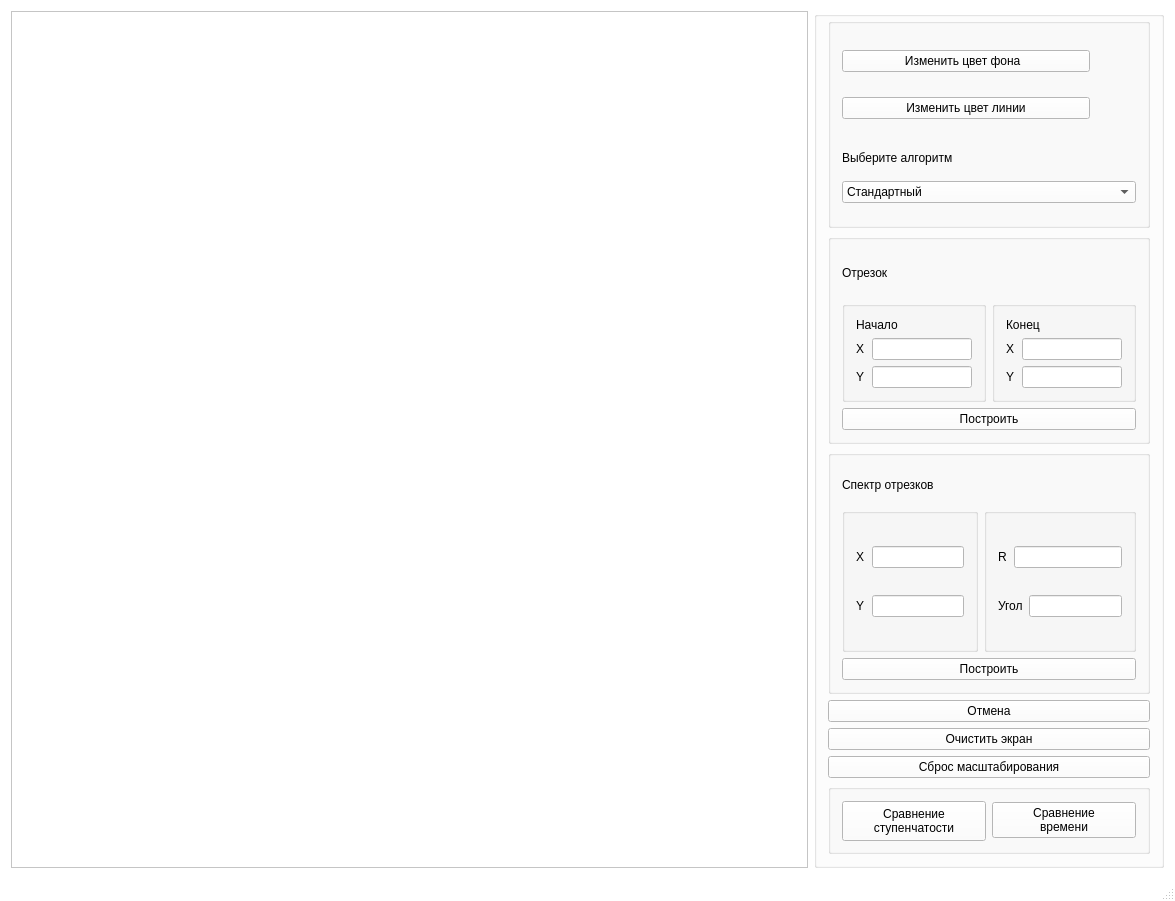
<?xml version="1.0" encoding="UTF-8"?>
<ui version="4.0">
 <class>MainWindow</class>
 <widget class="QMainWindow" name="MainWindow">
  <property name="geometry">
   <rect>
    <x>0</x>
    <y>0</y>
    <width>1175</width>
    <height>901</height>
   </rect>
  </property>
  <property name="minimumSize">
   <size>
    <width>1100</width>
    <height>750</height>
   </size>
  </property>
  <property name="palette">
   <palette>
    <active>
     <colorrole role="WindowText">
      <brush brushstyle="SolidPattern">
       <color alpha="255">
        <red>0</red>
        <green>0</green>
        <blue>0</blue>
       </color>
      </brush>
     </colorrole>
     <colorrole role="Button">
      <brush brushstyle="SolidPattern">
       <color alpha="255">
        <red>255</red>
        <green>255</green>
        <blue>255</blue>
       </color>
      </brush>
     </colorrole>
     <colorrole role="Light">
      <brush brushstyle="SolidPattern">
       <color alpha="255">
        <red>255</red>
        <green>255</green>
        <blue>255</blue>
       </color>
      </brush>
     </colorrole>
     <colorrole role="Midlight">
      <brush brushstyle="SolidPattern">
       <color alpha="255">
        <red>255</red>
        <green>255</green>
        <blue>255</blue>
       </color>
      </brush>
     </colorrole>
     <colorrole role="Dark">
      <brush brushstyle="SolidPattern">
       <color alpha="255">
        <red>127</red>
        <green>127</green>
        <blue>127</blue>
       </color>
      </brush>
     </colorrole>
     <colorrole role="Mid">
      <brush brushstyle="SolidPattern">
       <color alpha="255">
        <red>170</red>
        <green>170</green>
        <blue>170</blue>
       </color>
      </brush>
     </colorrole>
     <colorrole role="Text">
      <brush brushstyle="SolidPattern">
       <color alpha="255">
        <red>0</red>
        <green>0</green>
        <blue>0</blue>
       </color>
      </brush>
     </colorrole>
     <colorrole role="BrightText">
      <brush brushstyle="SolidPattern">
       <color alpha="255">
        <red>255</red>
        <green>255</green>
        <blue>255</blue>
       </color>
      </brush>
     </colorrole>
     <colorrole role="ButtonText">
      <brush brushstyle="SolidPattern">
       <color alpha="255">
        <red>0</red>
        <green>0</green>
        <blue>0</blue>
       </color>
      </brush>
     </colorrole>
     <colorrole role="Base">
      <brush brushstyle="SolidPattern">
       <color alpha="255">
        <red>255</red>
        <green>255</green>
        <blue>255</blue>
       </color>
      </brush>
     </colorrole>
     <colorrole role="Window">
      <brush brushstyle="SolidPattern">
       <color alpha="255">
        <red>255</red>
        <green>255</green>
        <blue>255</blue>
       </color>
      </brush>
     </colorrole>
     <colorrole role="Shadow">
      <brush brushstyle="SolidPattern">
       <color alpha="255">
        <red>0</red>
        <green>0</green>
        <blue>0</blue>
       </color>
      </brush>
     </colorrole>
     <colorrole role="AlternateBase">
      <brush brushstyle="SolidPattern">
       <color alpha="255">
        <red>255</red>
        <green>255</green>
        <blue>255</blue>
       </color>
      </brush>
     </colorrole>
     <colorrole role="ToolTipBase">
      <brush brushstyle="SolidPattern">
       <color alpha="255">
        <red>255</red>
        <green>255</green>
        <blue>220</blue>
       </color>
      </brush>
     </colorrole>
     <colorrole role="ToolTipText">
      <brush brushstyle="SolidPattern">
       <color alpha="255">
        <red>0</red>
        <green>0</green>
        <blue>0</blue>
       </color>
      </brush>
     </colorrole>
     <colorrole role="PlaceholderText">
      <brush brushstyle="SolidPattern">
       <color alpha="128">
        <red>0</red>
        <green>0</green>
        <blue>0</blue>
       </color>
      </brush>
     </colorrole>
    </active>
    <inactive>
     <colorrole role="WindowText">
      <brush brushstyle="SolidPattern">
       <color alpha="255">
        <red>0</red>
        <green>0</green>
        <blue>0</blue>
       </color>
      </brush>
     </colorrole>
     <colorrole role="Button">
      <brush brushstyle="SolidPattern">
       <color alpha="255">
        <red>255</red>
        <green>255</green>
        <blue>255</blue>
       </color>
      </brush>
     </colorrole>
     <colorrole role="Light">
      <brush brushstyle="SolidPattern">
       <color alpha="255">
        <red>255</red>
        <green>255</green>
        <blue>255</blue>
       </color>
      </brush>
     </colorrole>
     <colorrole role="Midlight">
      <brush brushstyle="SolidPattern">
       <color alpha="255">
        <red>255</red>
        <green>255</green>
        <blue>255</blue>
       </color>
      </brush>
     </colorrole>
     <colorrole role="Dark">
      <brush brushstyle="SolidPattern">
       <color alpha="255">
        <red>127</red>
        <green>127</green>
        <blue>127</blue>
       </color>
      </brush>
     </colorrole>
     <colorrole role="Mid">
      <brush brushstyle="SolidPattern">
       <color alpha="255">
        <red>170</red>
        <green>170</green>
        <blue>170</blue>
       </color>
      </brush>
     </colorrole>
     <colorrole role="Text">
      <brush brushstyle="SolidPattern">
       <color alpha="255">
        <red>0</red>
        <green>0</green>
        <blue>0</blue>
       </color>
      </brush>
     </colorrole>
     <colorrole role="BrightText">
      <brush brushstyle="SolidPattern">
       <color alpha="255">
        <red>255</red>
        <green>255</green>
        <blue>255</blue>
       </color>
      </brush>
     </colorrole>
     <colorrole role="ButtonText">
      <brush brushstyle="SolidPattern">
       <color alpha="255">
        <red>0</red>
        <green>0</green>
        <blue>0</blue>
       </color>
      </brush>
     </colorrole>
     <colorrole role="Base">
      <brush brushstyle="SolidPattern">
       <color alpha="255">
        <red>255</red>
        <green>255</green>
        <blue>255</blue>
       </color>
      </brush>
     </colorrole>
     <colorrole role="Window">
      <brush brushstyle="SolidPattern">
       <color alpha="255">
        <red>255</red>
        <green>255</green>
        <blue>255</blue>
       </color>
      </brush>
     </colorrole>
     <colorrole role="Shadow">
      <brush brushstyle="SolidPattern">
       <color alpha="255">
        <red>0</red>
        <green>0</green>
        <blue>0</blue>
       </color>
      </brush>
     </colorrole>
     <colorrole role="AlternateBase">
      <brush brushstyle="SolidPattern">
       <color alpha="255">
        <red>255</red>
        <green>255</green>
        <blue>255</blue>
       </color>
      </brush>
     </colorrole>
     <colorrole role="ToolTipBase">
      <brush brushstyle="SolidPattern">
       <color alpha="255">
        <red>255</red>
        <green>255</green>
        <blue>220</blue>
       </color>
      </brush>
     </colorrole>
     <colorrole role="ToolTipText">
      <brush brushstyle="SolidPattern">
       <color alpha="255">
        <red>0</red>
        <green>0</green>
        <blue>0</blue>
       </color>
      </brush>
     </colorrole>
     <colorrole role="PlaceholderText">
      <brush brushstyle="SolidPattern">
       <color alpha="128">
        <red>0</red>
        <green>0</green>
        <blue>0</blue>
       </color>
      </brush>
     </colorrole>
    </inactive>
    <disabled>
     <colorrole role="WindowText">
      <brush brushstyle="SolidPattern">
       <color alpha="255">
        <red>127</red>
        <green>127</green>
        <blue>127</blue>
       </color>
      </brush>
     </colorrole>
     <colorrole role="Button">
      <brush brushstyle="SolidPattern">
       <color alpha="255">
        <red>255</red>
        <green>255</green>
        <blue>255</blue>
       </color>
      </brush>
     </colorrole>
     <colorrole role="Light">
      <brush brushstyle="SolidPattern">
       <color alpha="255">
        <red>255</red>
        <green>255</green>
        <blue>255</blue>
       </color>
      </brush>
     </colorrole>
     <colorrole role="Midlight">
      <brush brushstyle="SolidPattern">
       <color alpha="255">
        <red>255</red>
        <green>255</green>
        <blue>255</blue>
       </color>
      </brush>
     </colorrole>
     <colorrole role="Dark">
      <brush brushstyle="SolidPattern">
       <color alpha="255">
        <red>127</red>
        <green>127</green>
        <blue>127</blue>
       </color>
      </brush>
     </colorrole>
     <colorrole role="Mid">
      <brush brushstyle="SolidPattern">
       <color alpha="255">
        <red>170</red>
        <green>170</green>
        <blue>170</blue>
       </color>
      </brush>
     </colorrole>
     <colorrole role="Text">
      <brush brushstyle="SolidPattern">
       <color alpha="255">
        <red>127</red>
        <green>127</green>
        <blue>127</blue>
       </color>
      </brush>
     </colorrole>
     <colorrole role="BrightText">
      <brush brushstyle="SolidPattern">
       <color alpha="255">
        <red>255</red>
        <green>255</green>
        <blue>255</blue>
       </color>
      </brush>
     </colorrole>
     <colorrole role="ButtonText">
      <brush brushstyle="SolidPattern">
       <color alpha="255">
        <red>127</red>
        <green>127</green>
        <blue>127</blue>
       </color>
      </brush>
     </colorrole>
     <colorrole role="Base">
      <brush brushstyle="SolidPattern">
       <color alpha="255">
        <red>255</red>
        <green>255</green>
        <blue>255</blue>
       </color>
      </brush>
     </colorrole>
     <colorrole role="Window">
      <brush brushstyle="SolidPattern">
       <color alpha="255">
        <red>255</red>
        <green>255</green>
        <blue>255</blue>
       </color>
      </brush>
     </colorrole>
     <colorrole role="Shadow">
      <brush brushstyle="SolidPattern">
       <color alpha="255">
        <red>0</red>
        <green>0</green>
        <blue>0</blue>
       </color>
      </brush>
     </colorrole>
     <colorrole role="AlternateBase">
      <brush brushstyle="SolidPattern">
       <color alpha="255">
        <red>255</red>
        <green>255</green>
        <blue>255</blue>
       </color>
      </brush>
     </colorrole>
     <colorrole role="ToolTipBase">
      <brush brushstyle="SolidPattern">
       <color alpha="255">
        <red>255</red>
        <green>255</green>
        <blue>220</blue>
       </color>
      </brush>
     </colorrole>
     <colorrole role="ToolTipText">
      <brush brushstyle="SolidPattern">
       <color alpha="255">
        <red>0</red>
        <green>0</green>
        <blue>0</blue>
       </color>
      </brush>
     </colorrole>
     <colorrole role="PlaceholderText">
      <brush brushstyle="SolidPattern">
       <color alpha="128">
        <red>0</red>
        <green>0</green>
        <blue>0</blue>
       </color>
      </brush>
     </colorrole>
    </disabled>
   </palette>
  </property>
  <property name="windowTitle">
   <string>MainWindow</string>
  </property>
  <property name="toolTipDuration">
   <number>-6</number>
  </property>
  <widget class="QWidget" name="centralwidget">
   <property name="toolTipDuration">
    <number>-1</number>
   </property>
   <property name="inputMethodHints">
    <set>Qt::ImhNone</set>
   </property>
   <layout class="QHBoxLayout" name="horizontalLayout_2" stretch="0,0">
    <item>
     <widget class="QGraphicsView" name="graphicsView">
      <property name="minimumSize">
       <size>
        <width>650</width>
        <height>612</height>
       </size>
      </property>
     </widget>
    </item>
    <item>
     <widget class="QGroupBox" name="groupBox">
      <property name="maximumSize">
       <size>
        <width>350</width>
        <height>16777215</height>
       </size>
      </property>
      <layout class="QGridLayout" name="gridLayout">
       <property name="topMargin">
        <number>1</number>
       </property>
       <item row="2" column="0">
        <widget class="QGroupBox" name="verticalGroupBox_3">
         <property name="minimumSize">
          <size>
           <width>0</width>
           <height>180</height>
          </size>
         </property>
         <layout class="QVBoxLayout" name="verticalLayout_8">
          <item>
           <widget class="QLabel" name="label_11">
            <property name="maximumSize">
             <size>
              <width>16777215</width>
              <height>35</height>
             </size>
            </property>
            <property name="text">
             <string>Спектр отрезков</string>
            </property>
           </widget>
          </item>
          <item>
           <layout class="QHBoxLayout" name="horizontalLayout_13">
            <item>
             <widget class="QGroupBox" name="verticalGroupBox_3">
              <layout class="QVBoxLayout" name="verticalLayout_10">
               <item>
                <layout class="QHBoxLayout" name="horizontalLayout_17">
                 <item>
                  <widget class="QLabel" name="label_13">
                   <property name="minimumSize">
                    <size>
                     <width>10</width>
                     <height>0</height>
                    </size>
                   </property>
                   <property name="text">
                    <string>X</string>
                   </property>
                  </widget>
                 </item>
                 <item>
                  <widget class="QLineEdit" name="lineEdit_spectrum_x"/>
                 </item>
                </layout>
               </item>
               <item>
                <layout class="QHBoxLayout" name="horizontalLayout_16">
                 <item>
                  <widget class="QLabel" name="label_14">
                   <property name="minimumSize">
                    <size>
                     <width>10</width>
                     <height>0</height>
                    </size>
                   </property>
                   <property name="text">
                    <string>Y</string>
                   </property>
                  </widget>
                 </item>
                 <item>
                  <widget class="QLineEdit" name="lineEdit_spectrum_y"/>
                 </item>
                </layout>
               </item>
              </layout>
             </widget>
            </item>
            <item>
             <widget class="QGroupBox" name="verticalGroupBox_3">
              <layout class="QVBoxLayout" name="verticalLayout_11">
               <item>
                <layout class="QHBoxLayout" name="horizontalLayout_19">
                 <item>
                  <widget class="QLabel" name="label_16">
                   <property name="minimumSize">
                    <size>
                     <width>10</width>
                     <height>0</height>
                    </size>
                   </property>
                   <property name="text">
                    <string>R</string>
                   </property>
                  </widget>
                 </item>
                 <item>
                  <widget class="QLineEdit" name="lineEdit_spectrum_radius"/>
                 </item>
                </layout>
               </item>
               <item>
                <layout class="QHBoxLayout" name="horizontalLayout_18">
                 <item>
                  <widget class="QLabel" name="label_17">
                   <property name="text">
                    <string>Угол</string>
                   </property>
                  </widget>
                 </item>
                 <item>
                  <widget class="QLineEdit" name="lineEdit_angle"/>
                 </item>
                </layout>
               </item>
              </layout>
             </widget>
            </item>
           </layout>
          </item>
          <item>
           <widget class="QPushButton" name="pushButton_spectrum">
            <property name="text">
             <string>Построить</string>
            </property>
           </widget>
          </item>
         </layout>
        </widget>
       </item>
       <item row="7" column="0">
        <widget class="QPushButton" name="pushButton_reset_scale">
         <property name="text">
          <string>Сброс масштабирования</string>
         </property>
        </widget>
       </item>
       <item row="0" column="0">
        <widget class="QGroupBox" name="horizontalGroupBox">
         <property name="minimumSize">
          <size>
           <width>0</width>
           <height>170</height>
          </size>
         </property>
         <property name="maximumSize">
          <size>
           <width>16777215</width>
           <height>210</height>
          </size>
         </property>
         <layout class="QHBoxLayout" name="horizontalLayout">
          <item>
           <layout class="QVBoxLayout" name="verticalLayout_6">
            <item>
             <layout class="QHBoxLayout" name="horizontalLayout_10">
              <item>
               <widget class="QPushButton" name="pushButton_back_color">
                <property name="minimumSize">
                 <size>
                  <width>0</width>
                  <height>0</height>
                 </size>
                </property>
                <property name="text">
                 <string>Изменить цвет фона  </string>
                </property>
               </widget>
              </item>
              <item>
               <widget class="QLabel" name="label_bc">
                <property name="minimumSize">
                 <size>
                  <width>20</width>
                  <height>0</height>
                 </size>
                </property>
                <property name="maximumSize">
                 <size>
                  <width>40</width>
                  <height>30</height>
                 </size>
                </property>
                <property name="text">
                 <string/>
                </property>
               </widget>
              </item>
             </layout>
            </item>
            <item>
             <layout class="QHBoxLayout" name="horizontalLayout_11">
              <item>
               <widget class="QPushButton" name="pushButton_line_color">
                <property name="text">
                 <string>Изменить цвет линии</string>
                </property>
               </widget>
              </item>
              <item>
               <widget class="QLabel" name="label_lc">
                <property name="minimumSize">
                 <size>
                  <width>20</width>
                  <height>0</height>
                 </size>
                </property>
                <property name="maximumSize">
                 <size>
                  <width>40</width>
                  <height>30</height>
                 </size>
                </property>
                <property name="text">
                 <string/>
                </property>
               </widget>
              </item>
             </layout>
            </item>
            <item>
             <layout class="QVBoxLayout" name="verticalLayout_7">
              <item>
               <widget class="QLabel" name="label_3">
                <property name="maximumSize">
                 <size>
                  <width>16777215</width>
                  <height>35</height>
                 </size>
                </property>
                <property name="text">
                 <string>Выберите алгоритм</string>
                </property>
               </widget>
              </item>
              <item>
               <widget class="QComboBox" name="comboBox">
                <item>
                 <property name="text">
                  <string>Стандартный</string>
                 </property>
                </item>
                <item>
                 <property name="text">
                  <string>ЦДА</string>
                 </property>
                </item>
                <item>
                 <property name="text">
                  <string>Брезенхем действительные числа</string>
                 </property>
                </item>
                <item>
                 <property name="text">
                  <string>Брезенхем целые числа</string>
                 </property>
                </item>
                <item>
                 <property name="text">
                  <string>Брезенхем с устранением ступенчатости</string>
                 </property>
                </item>
                <item>
                 <property name="text">
                  <string>Ву</string>
                 </property>
                </item>
               </widget>
              </item>
             </layout>
            </item>
           </layout>
          </item>
         </layout>
        </widget>
       </item>
       <item row="1" column="0">
        <widget class="QGroupBox" name="verticalGroupBox_2">
         <property name="minimumSize">
          <size>
           <width>0</width>
           <height>180</height>
          </size>
         </property>
         <property name="maximumSize">
          <size>
           <width>16777215</width>
           <height>210</height>
          </size>
         </property>
         <layout class="QVBoxLayout" name="verticalLayout_3">
          <item>
           <widget class="QLabel" name="label_4">
            <property name="text">
             <string>Отрезок</string>
            </property>
           </widget>
          </item>
          <item>
           <layout class="QHBoxLayout" name="horizontalLayout_5">
            <item>
             <widget class="QGroupBox" name="verticalGroupBox_3">
              <layout class="QVBoxLayout" name="verticalLayout_2">
               <item>
                <widget class="QLabel" name="label_8">
                 <property name="text">
                  <string>Начало</string>
                 </property>
                </widget>
               </item>
               <item>
                <layout class="QHBoxLayout" name="horizontalLayout_9">
                 <item>
                  <widget class="QLabel" name="label_9">
                   <property name="minimumSize">
                    <size>
                     <width>10</width>
                     <height>0</height>
                    </size>
                   </property>
                   <property name="text">
                    <string>X</string>
                   </property>
                  </widget>
                 </item>
                 <item>
                  <widget class="QLineEdit" name="lineEdit_line_x_start"/>
                 </item>
                </layout>
               </item>
               <item>
                <layout class="QHBoxLayout" name="horizontalLayout_4">
                 <item>
                  <widget class="QLabel" name="label_10">
                   <property name="minimumSize">
                    <size>
                     <width>10</width>
                     <height>0</height>
                    </size>
                   </property>
                   <property name="text">
                    <string>Y</string>
                   </property>
                  </widget>
                 </item>
                 <item>
                  <widget class="QLineEdit" name="lineEdit_line_y_start"/>
                 </item>
                </layout>
               </item>
              </layout>
             </widget>
            </item>
            <item>
             <widget class="QGroupBox" name="verticalGroupBox">
              <property name="maximumSize">
               <size>
                <width>200</width>
                <height>16777215</height>
               </size>
              </property>
              <layout class="QVBoxLayout" name="verticalLayout_4">
               <item>
                <widget class="QLabel" name="label_5">
                 <property name="text">
                  <string>Конец</string>
                 </property>
                </widget>
               </item>
               <item>
                <layout class="QHBoxLayout" name="horizontalLayout_7">
                 <item>
                  <widget class="QLabel" name="label_7">
                   <property name="minimumSize">
                    <size>
                     <width>10</width>
                     <height>0</height>
                    </size>
                   </property>
                   <property name="text">
                    <string>Х</string>
                   </property>
                  </widget>
                 </item>
                 <item>
                  <widget class="QLineEdit" name="lineEdit_line_x_end"/>
                 </item>
                </layout>
               </item>
               <item>
                <layout class="QHBoxLayout" name="horizontalLayout_6">
                 <item>
                  <widget class="QLabel" name="label_6">
                   <property name="minimumSize">
                    <size>
                     <width>10</width>
                     <height>0</height>
                    </size>
                   </property>
                   <property name="text">
                    <string>Y</string>
                   </property>
                  </widget>
                 </item>
                 <item>
                  <widget class="QLineEdit" name="lineEdit_line_y_end"/>
                 </item>
                </layout>
               </item>
              </layout>
             </widget>
            </item>
           </layout>
          </item>
          <item>
           <widget class="QPushButton" name="pushButton_line">
            <property name="text">
             <string>Построить</string>
            </property>
           </widget>
          </item>
         </layout>
        </widget>
       </item>
       <item row="5" column="0">
        <widget class="QPushButton" name="pushButton_clear">
         <property name="text">
          <string>Очистить экран</string>
         </property>
        </widget>
       </item>
       <item row="3" column="0">
        <widget class="QPushButton" name="pushButton_cancel">
         <property name="text">
          <string>Отмена</string>
         </property>
        </widget>
       </item>
       <item row="8" column="0">
        <widget class="QGroupBox" name="horizontalGroupBox_13">
         <property name="maximumSize">
          <size>
           <width>16777215</width>
           <height>70</height>
          </size>
         </property>
         <layout class="QHBoxLayout" name="horizontalLayout_21">
          <item>
           <widget class="QPushButton" name="pushButton_steps">
            <property name="minimumSize">
             <size>
              <width>0</width>
              <height>40</height>
             </size>
            </property>
            <property name="text">
             <string>Сравнение 
ступенчатости</string>
            </property>
           </widget>
          </item>
          <item>
           <widget class="QPushButton" name="pushButton_time">
            <property name="text">
             <string>Сравнение 
времени</string>
            </property>
           </widget>
          </item>
         </layout>
        </widget>
       </item>
      </layout>
     </widget>
    </item>
   </layout>
  </widget>
  <widget class="QStatusBar" name="statusbar"/>
  <widget class="QMenuBar" name="menubar">
   <property name="geometry">
    <rect>
     <x>0</x>
     <y>0</y>
     <width>1175</width>
     <height>22</height>
    </rect>
   </property>
  </widget>
  <action name="actionSave">
   <property name="text">
    <string>Сохранить</string>
   </property>
  </action>
  <action name="actionLoad">
   <property name="text">
    <string>Загрузить</string>
   </property>
  </action>
  <action name="actionInfFile">
   <property name="text">
    <string>Входной файл</string>
   </property>
  </action>
  <action name="actionInfProgram">
   <property name="text">
    <string>Программа</string>
   </property>
  </action>
  <action name="actionInfDeveloper">
   <property name="text">
    <string>Разработчик</string>
   </property>
  </action>
  <action name="action">
   <property name="text">
    <string>Программа</string>
   </property>
  </action>
 </widget>
 <layoutdefault spacing="6" margin="11"/>
 <resources/>
 <connections/>
</ui>
